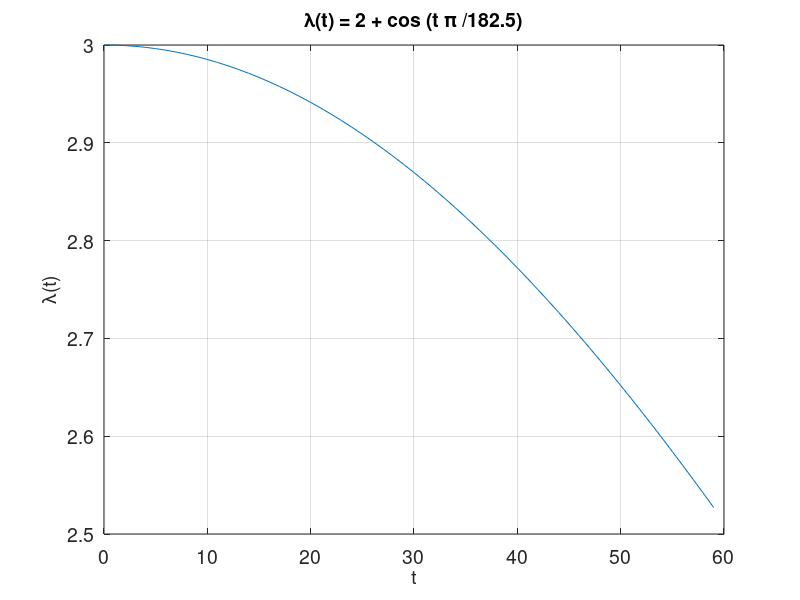
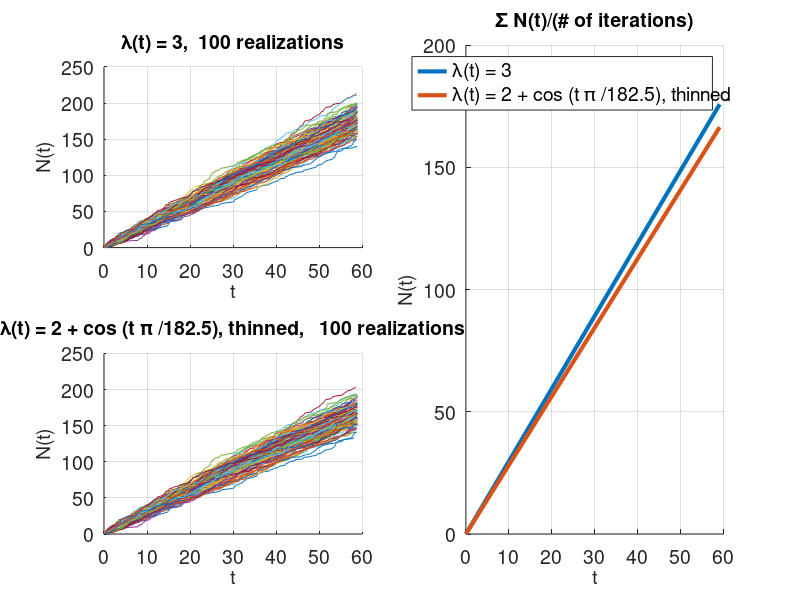

Source code (MATLAB) for these figures, in order:
function problem1b
close all;
maxDays = 59;
bMax = 100;
n = 175;

lambdaInhom = 2 + cos(pi/182.5*[0:1:maxDays]);
lambdaMax = max(lambdaInhom);

P = 1-poisscdf(n,lambdaInhom(end)*maxDays);

%plot the inhomogenous intensity
figure(1);
plot([0:1:maxDays], lambdaInhom);
grid on;
title('\lambda(t) = 2 + cos (t \pi /182.5)');
xlabel('t');ylabel('\lambda(t)');
set(findall(gcf,'-property','FontSize'),'FontSize',14);

%initialize variables for plotting means
NtHom = zeros(1,bMax);
NtInhom = zeros(1,bMax);
N_maxDays_Inhom = zeros(1,bMax);
moreThan_n_Claims = 0;
figure(2);
for b = 1:bMax
    
    %simulate arrival times
    NtHom(b) = poissrnd(lambdaMax*maxDays);
    tHom = sort(maxDays*rand(1,NtHom(b)));
    
    
    %plot N(t) for homogenous intensity
    subplot(2,2,1);
    hold on;
    grid on;
    plot(tHom,[1:NtHom(b)]);

    %thinning
    count = 0;
    tInhom = [];
    for i = 1:NtHom(b)
        accRate = (2+cos(pi/182.5*tHom(i)))/lambdaMax;
        if accRate > rand
            count = count + 1;
            tInhom = [tInhom tHom(i)];
        end
    end
    NtInhom(b) = count;
    
    %%NOTE: this has to be included as choosing T_i = maxDays*rand() will
    %%never give T_max == maxDays
    N_maxDays_Inhom(b) = poissrnd(lambdaInhom(end)*maxDays);
    
    %plot N(t) for inhomogenous (thinned)
    subplot(2,2,3);
    hold on;
    grid on;
    plot(tInhom,[1:NtInhom(b)]);
    
    if N_maxDays_Inhom(b)>n
        moreThan_n_Claims = moreThan_n_Claims + 1;
    end
    
end
    %find percentage of realizations giving N(59)>n==175
   moreThan_n_Claims = moreThan_n_Claims/bMax;
   
    %set plot labels
    subplot(2,2,1);
    title( ['\lambda(t) = 3,  ' num2str(bMax) ' realizations']);
    xlabel('t');ylabel('N(t)');
    
    %set plot labels
    subplot(2,2,3);
    title(['\lambda(t) = 2 + cos (t \pi /182.5), thinned,   ' num2str(bMax) ' realizations']);
    xlabel('t');ylabel('N(t)');
    
    %plot means and set labels
    meanHom = sum(NtHom)/bMax;
    meanInhom = sum(NtInhom)/bMax;
    subplot(2,2,[2 4]);
    hold on;
    grid on;
    title('\Sigma N(t)/(# of iterations)');
    plot([0 maxDays],[0 meanHom],'LineWidth',3,'DisplayName','\lambda(t) = 3');
    plot([0 maxDays],[0 meanInhom],'LineWidth',3,'DisplayName','\lambda(t) = 2 + cos (t \pi /182.5), thinned');
    xlabel('t');ylabel('N(t)');
    legend('show');
    
    %adjust FontSize
    set(findall(gcf,'-property','FontSize'),'FontSize',14);
   
    fprintf('Out of %d realizations,\n',bMax);
    fprintf('N(t=59)>%d  was achieved for \n %.1f%% of realizations. For comparison, \nP([N(59)>175]) = \n %.1f%%\n',n,moreThan_n_Claims*100,P*100);

end